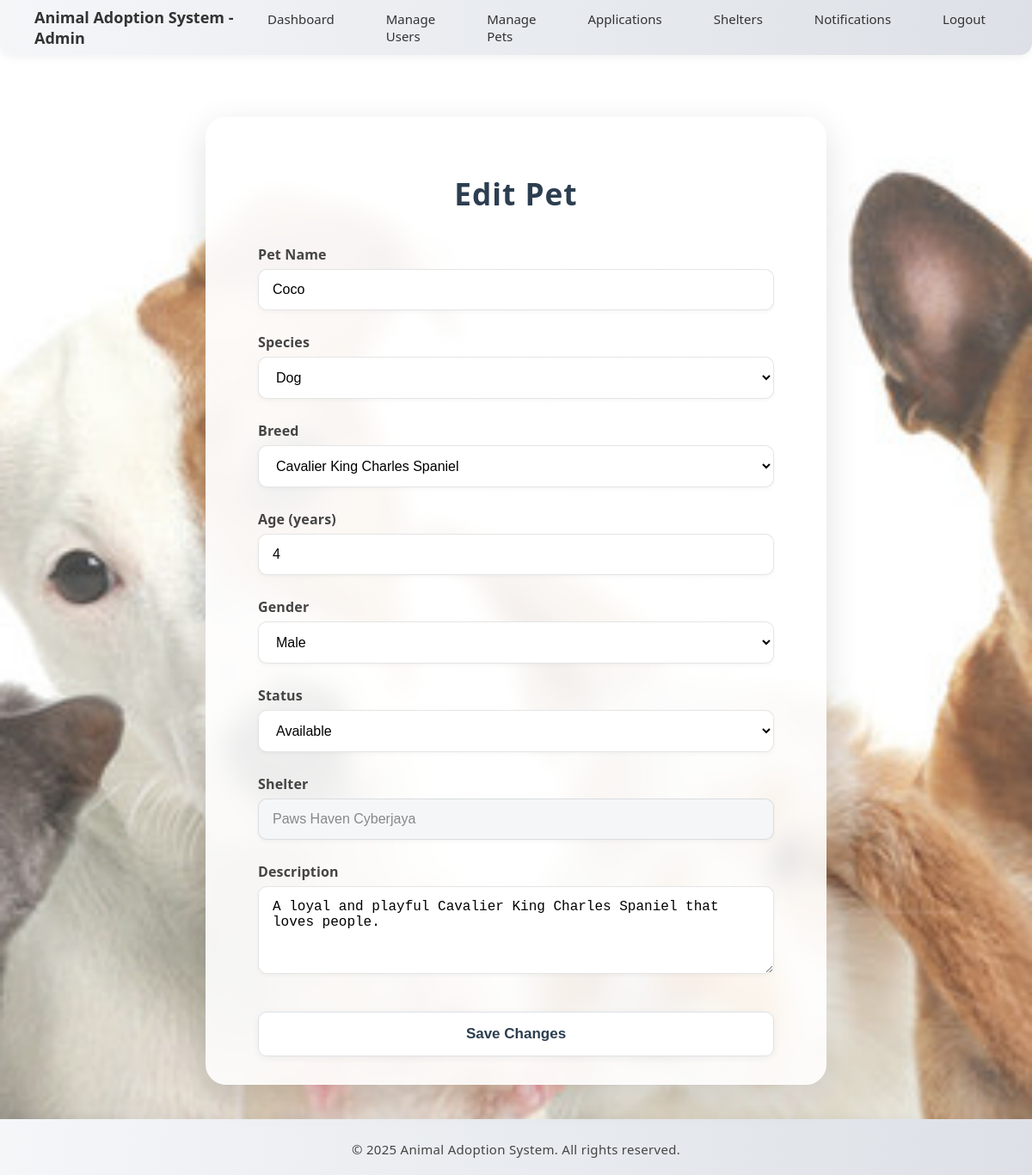
/admin/edit_pet.php?id=15 (signed in), run on the app's committed database.
### tables this page shows
CREATE TABLE `pets` (
  `id` int(11) NOT NULL,
  `name` varchar(100) NOT NULL,
  `species` varchar(100) DEFAULT NULL,
  `breed` varchar(100) DEFAULT NULL,
  `age` int(11) DEFAULT NULL,
  `gender` varchar(10) DEFAULT NULL,
  `description` text DEFAULT NULL,
  `image` varchar(255) DEFAULT NULL,
  `status` enum('available','adopted') DEFAULT 'available',
  `shelter_id` int(11) DEFAULT NULL,
  `adoption_date` date DEFAULT NULL
);

CREATE TABLE `users` (
  `id` int(11) NOT NULL,
  `username` varchar(100) NOT NULL,
  `email` varchar(255) NOT NULL,
  `password` varchar(255) NOT NULL,
  `first_name` varchar(100) DEFAULT NULL,
  `last_name` varchar(100) DEFAULT NULL,
  `phone_number` varchar(12) DEFAULT NULL,
  `role` enum('adopter','shelter','admin') NOT NULL,
  `created_at` timestamp NOT NULL DEFAULT current_timestamp(),
  `phone` varchar(20) DEFAULT NULL,
  `status` varchar(50) NOT NULL DEFAULT 'active'
);

### admin/edit_pet.php (the view, shortened to what this page needs)
<?php
include('../db_connection.php');
$pet_id = intval($_GET['id']);
$sql = "SELECT pets.*, users.username AS shelter_name FROM pets JOIN users ON pets.shelter_id = users.id WHERE pets.id = ?";
$stmt = $conn->prepare($sql);
$stmt->bind_param("i", $pet_id);
$stmt->execute();
$result = $stmt->get_result();
$pet = $result->fetch_assoc();
?>
<!DOCTYPE html>
<html lang="en">
<head>
    <link rel="stylesheet" href="../css/common.css">
</head>
<body>
<?php include('../includes/navbar_admin.php'); ?>
<div class="page-wrapper">
    <div class="content-container">
        <h1>Edit Pet</h1>
        <form method="POST">
            <div class="form-group">
                <label for="name">Pet Name</label>
                <input type="text" name="name" id="name" required value="<?= htmlspecialchars($pet['name']) ?>">
            </div>
            <div class="form-group">
                <label for="species">Species</label>
                <select name="species" id="species" required>
                    <?php
                    $speciesOptions = ['Dog', 'Cat', 'Reptile', 'Small Mammal', 'Bird', 'Exotic Pet'];
                    foreach ($speciesOptions as $sp) {
                        echo "<option value=\"$sp\"" . ($pet['species'] === $sp ? " selected" : "") . ">$sp</option>";
                    }
                    ?>
                </select>
            </div>
            <div class="form-group">
                <label for="breed">Breed</label>
                <select name="breed" id="breed" required>
                    <option value="" disabled>-- Select Breed --</option>
                </select>
            </div>
            <div class="form-group">
                <label for="age">Age (years)</label>
                <input type="number" name="age" id="age" min="0" required value="<?= htmlspecialchars($pet['age']) ?>">
            </div>
            <div class="form-group">
                <label for="gender">Gender</label>
                <select name="gender" id="gender" required>
                    <option value="Male" <?= $pet['gender'] === 'Male' ? 'selected' : '' ?>>Male</option>
                </select>
            </div>
            <div class="form-group">
                <label for="status">Status</label>
                <select name="status" id="status" required>
                    <option value="available" <?= $pet['status'] === 'available' ? 'selected' : '' ?>>Available</option>
                </select>
            </div>
            <div class="form-group">
                <label for="shelter">Shelter</label>
                <input type="text" id="shelter" value="<?= htmlspecialchars($pet['shelter_name']) ?>" class="readonly" readonly>
            </div>
            <div class="form-group">
                <label for="description">Description</label>
                <textarea name="description" id="description" rows="4" required><?= htmlspecialchars($pet['description']) ?></textarea>
            </div>
            <button type="submit">Save Changes</button>
        </form>
    </div>
</div>
<?php include('../includes/footer.php'); ?>
</body>
</html>

### css/common.css (style rules this page uses)
html, body { height: 100%; margin: 0; display: flex; flex-direction: column; }
.page-wrapper { flex: 1; display: flex; flex-direction: column; }

### admin/edit_pet.php (style rules this page uses)
body { margin: 0; font-family: 'Segoe UI', sans-serif; background: linear-gradient(rgba(255,255,255,0.2), rgba(255,255,255,0.2)), url('../images/PetsBackground2.jpg') no-repeat center center fixed; background-size: cover; color: #333; }
.page-wrapper { padding: 40px 20px; max-width: 1200px; margin: 0 auto; }
.content-container { background: linear-gradient(145deg, rgba(255, 255, 255, 0.95), rgba(255, 255, 255, 0.85)); backdrop-filter: blur(12px); -webkit-backdrop-filter: blur(12px); border-radius: 24px; padding: 40px 60px 32px 60px; box-shadow: 0 12px 40px rgba(0, 0, 0, 0.12); border: 1.5px solid rgba(255, 255, 255, 0.4); margin-top: 32px; min-width: 600px; max-width: 700px; margin-left: auto; margin-right: auto; }
h1 { text-align: center; font-weight: 700; margin-bottom: 36px; color: #2c3e50; font-size: 2.2em; letter-spacing: 1px; }
form { display: flex; flex-direction: column; gap: 18px; }
.form-group { display: flex; flex-direction: column; margin-bottom: 8px; }
label { font-weight: 600; color: #444; margin-bottom: 6px; letter-spacing: 0.01em; }
input, select, textarea { width: 100%; box-sizing: border-box; padding: 14px 16px; border: 1.5px solid rgba(0, 0, 0, 0.1); border-radius: 10px; font-size: 16px; background: white; box-shadow: 0 2px 5px rgba(0, 0, 0, 0.04); transition: border 0.2s, box-shadow 0.2s, background 0.2s; }
.readonly { background: #f4f6f8; color: #888; cursor: not-allowed; }
button { width: 100%; margin-top: 18px; padding: 15px; background: #fff; color: #2c3e50; font-size: 17px; border: 1.5px solid #dde1e7; border-radius: 10px; font-weight: 600; cursor: pointer; transition: all 0.3s cubic-bezier(.4,2,.6,1); box-shadow: 0 2px 8px rgba(0,0,0,0.06); }

### data on the page
pets: name "Coco", species "Dog", age "4", gender "Male", status "Available", shelter.username "Paws Haven Cyberjaya", description "A loyal and playful Cavalier King Charles Spaniel that loves people."
